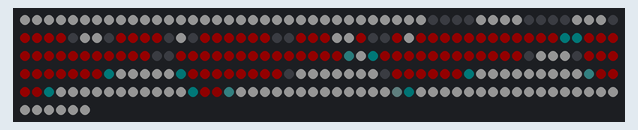
The sketch below on a simulated Arduino Uno, built with avr-gcc and run on an emulated ATmega328P. Parts: 256 RGB LEDs in strip order, left to right, continuing on the next row. Dim RGB values are drawn brighter than linear.

Above: at 0.1 s.

The sketch:

matrix.ino
```cpp
#include "FastLED.h"
#include <avr/pgmspace.h>

#define DIN_PIN 6
#define NO_OF_LEDs 256

CRGB leds [256];

const long LED_MATRIX[] PROGMEM =
{
0xffffff, 0xffffff, 0xffffff, 0xffffff, 0xffffff, 0xffffff, 0xffffff, 0xffffff, 0xffffff, 0xffffff, 0xffffff, 0xffffff, 0xffffff, 0xffffff, 0xffffff, 0xffffff,
0xffffff, 0xffffff, 0xffffff, 0xffffff, 0xffffff, 0xffffff, 0xffffff, 0xffffff, 0xffffff, 0xffffff, 0xffffff, 0xffffff, 0xffffff, 0xffffff, 0xffffff, 0xffffff,
0xffffff, 0xffffff, 0x000000, 0x000000, 0x000000, 0x000000, 0xffffff, 0xffffff, 0xffffff, 0xffffff, 0x000000, 0x000000, 0x000000, 0x000000, 0xffffff, 0xffffff,
0xffffff, 0x000000, 0xff0000, 0xff0000, 0xff0000, 0xff0000, 0x000000, 0xffffff, 0xffffff, 0x000000, 0xff0000, 0xff0000, 0xff0000, 0xec0000, 0x000000, 0xffffff,
0x000b0b, 0xef0000, 0xec0000, 0xe60000, 0xe60000, 0xe60000, 0xff0000, 0x000000, 0x000000, 0xff0000, 0xe60000, 0xe30000, 0xffffff, 0xffffff, 0xff0000, 0x000000,
0x000000, 0xfe0000, 0xffffff, 0xe00000, 0xe60000, 0xe60000, 0xe60000, 0xfe0000, 0xfb0000, 0xe60000, 0xe60000, 0xe60000, 0xe60000, 0xe90000, 0xdb0000, 0x0a2323,
0x072020, 0xde0000, 0xe90000, 0xe60000, 0xe60000, 0xe60000, 0xe60000, 0xe60000, 0xe60000, 0xe60000, 0xe60000, 0xe60000, 0xe60000, 0xe30000, 0xff0000, 0x000000,
0x000b0b, 0xeb0000, 0xec0000, 0xe60000, 0xe60000, 0xe60000, 0xe60000, 0xe60000, 0xe60000, 0xe60000, 0xe60000, 0xe60000, 0xe60000, 0xec0000, 0xcb0000, 0x172d2d,
0xffffff, 0x001919, 0xc80000, 0xed0000, 0xe60000, 0xe60000, 0xe60000, 0xe60000, 0xe60000, 0xe60000, 0xe60000, 0xe60000, 0xed0000, 0xea0000, 0x000000, 0xffffff,
0xffffff, 0xffffff, 0x000000, 0xec0000, 0xec0000, 0xe60000, 0xe60000, 0xe60000, 0xe60000, 0xe60000, 0xe60000, 0xec0000, 0xc70000, 0x001919, 0xffffff, 0xffffff,
0xffffff, 0xffffff, 0xffffff, 0x001818, 0xc80000, 0xec0000, 0xe60000, 0xe60000, 0xe60000, 0xe60000, 0xec0000, 0xec0000, 0x000000, 0xffffff, 0xffffff, 0xffffff,
0xffffff, 0xffffff, 0xffffff, 0xffffff, 0x000000, 0xe70000, 0xf00000, 0xe60000, 0xe70000, 0xef0000, 0xc50000, 0x001919, 0xffffff, 0xffffff, 0xffffff, 0xffffff,
0xffffff, 0xffffff, 0xffffff, 0xffffff, 0xffffff, 0x194242, 0xa10000, 0xed0000, 0xf40000, 0xba0000, 0x002323, 0xffffff, 0xffffff, 0xffffff, 0xffffff, 0xffffff,
0xffffff, 0xffffff, 0xffffff, 0xffffff, 0xffffff, 0xffffff, 0x002121, 0xc10000, 0xa80000, 0x1c4242, 0xffffff, 0xffffff, 0xffffff, 0xffffff, 0xffffff, 0xffffff,
0xffffff, 0xffffff, 0xffffff, 0xffffff, 0xffffff, 0xffffff, 0xffffff, 0x273a3a, 0x011616, 0xffffff, 0xffffff, 0xffffff, 0xffffff, 0xffffff, 0xffffff, 0xffffff,
0xffffff, 0xffffff, 0xffffff, 0xffffff, 0xffffff, 0xffffff, 0xffffff, 0xffffff, 0xffffff, 0xffffff, 0xffffff, 0xffffff, 0xffffff, 0xffffff, 0xffffff, 0xffffff,
};


void setup() {
  FastLED.addLeds<NEOPIXEL,DIN_PIN>(leds, NO_OF_LEDs);
  FastLED.setBrightness(20);
  FastLED.clear();
  for(int i = 0; i < NO_OF_LEDs; i++) {
      leds[i] = pgm_read_dword(& (LED_MATRIX[i]));
  }
  FastLED.show();
}


void loop() {
};
```
